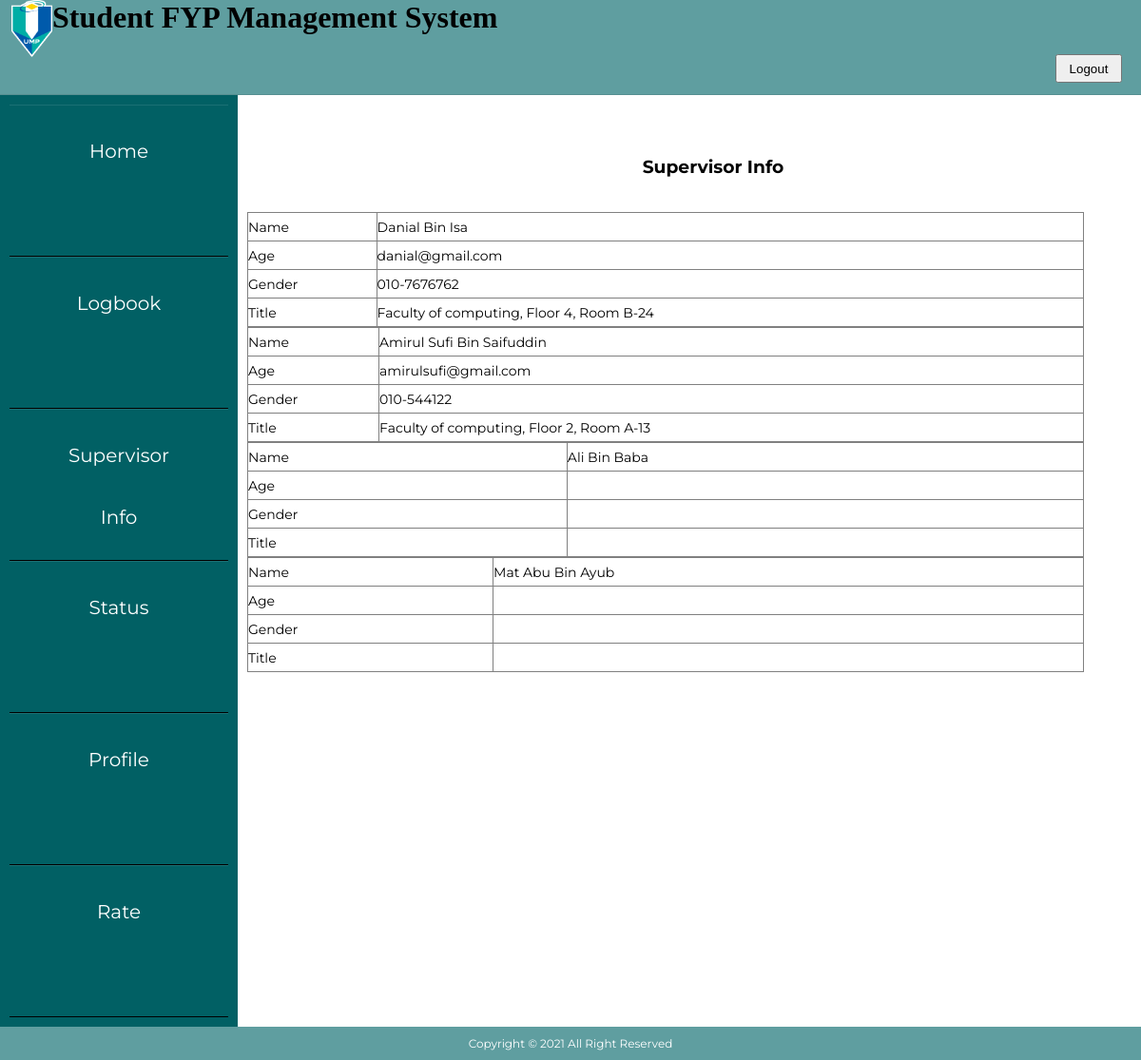
The app's page /studentsvinfo.php, older data.
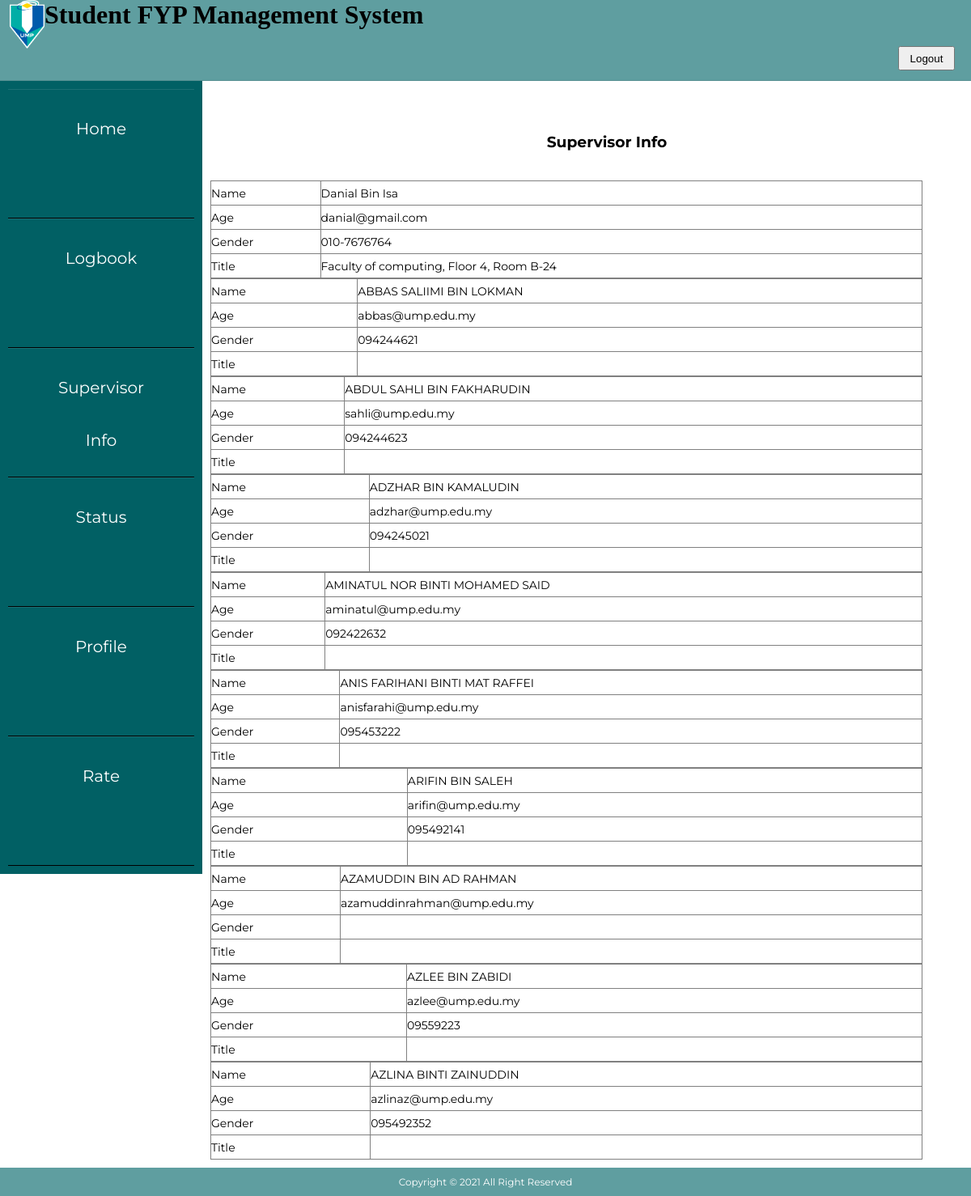
The same page, newer data.
### tables this page shows
CREATE TABLE `supervisor` (
  `supid` int(11) NOT NULL,
  `sup_id` varchar(10) NOT NULL,
  `supname` varchar(50) NOT NULL,
  `supemail` varchar(50) NOT NULL,
  `supphone` varchar(11) NOT NULL,
  `suproom` varchar(100) NOT NULL
);

### studentsvinfo.php (the view, shortened to what this page needs)
<?php
include_once './include/config.php';
session_start();?>
<!DOCTYPE html>
<html lang="en">
    <head>
        <link href="css/layout.css" type="text/css" rel="stylesheet" media="screen,projection">
        <link href="css/sidebar.css" type="text/css" rel="stylesheet" media="screen,projection">
    </head>
    <body>
    <div class="header">
        <div class ="inner_header">
            <div class="logo_container">
            <img src="umplogo.png" alt="imgheader">
            </div><div class="textheader"><h1>Student FYP Management System</h1><div><nav>
                <li><span><a href="logout.php"><button>Logout</button></a></span></li>
      </nav>
</div></div>
        </div>
</div>
<div class="row">
    <div class="column left">
    <ul>
    <li> <a href="studenthome2.php" class="button" name="home">Home</a></li>
        <li><a href="logbookfyp1page2.php" class="button"  name="studinfo">Logbook</a></li>
       <li><a href="studentsvinfo.php" class="button" name="profile">Supervisor Info</a></li>
        <li><a href="studentfyp1status.php" class="button" name="status">Status</a></li>
       <li><a href="profile.php" class="button"  name="profile">Profile</a></li>
       <li><a href="#" class="button"  name="report">Rate</a></li>
    </div>
    <div class="column right">
        <br>
    <div align="center"><h3>Supervisor Info</h3><br><br>
    <?php
$sql = "SELECT supname,supemail,supphone,suproom FROM supervisor";
$result = $conn->query($sql);
if ($result->num_rows > 0) {
  while($row = $result->fetch_assoc()) {
?><table border="1" align="center">
  <tr>
    <td>Name</td>
    <td><?php echo $row["supname"];?></td>
  </tr>
  <tr>
    <td>Age</td>
    <td><?php echo $row["supemail"];?></td>
  </tr>
  <tr>
    <td>Gender</td>
    <td><?php echo $row["supphone"];?></td>
  </tr>
    <tr>
    <td>Title</td>
    <td><?php echo $row["suproom"];?></td>
  </tr>
    </table>
<?php
  }
} else { ?>
    <p align ="center"><?php echo "No data in databases";?></p> <?php
}
?>
    </div>
</div>
<footer id="footer">
                        <span> Copyright &copy; 2021 All Right Reserved</span>
            </footer>
    </body>
</html>

### css/layout.css (style rules this page uses)
img { width: 55px;; height: 60px; padding-left: 12px; }
.header { width: 100vw; height: 100px; border-bottom: solid 1px rgba(16, 16, 16, 0.1); font-family: 'Poppins'; background-color: cadetblue; text-decoration: none; }
table { border-collapse: collapse; width: 100%; }
h3 { font-family: 'Montserrat'; }
html,body { height: 100%; }
td { height: 30px; }
#footer { text-align: center; padding: 10px; background-color: cadetblue; color: white; position: relative; width: 100%; font-family: 'Montserrat'; font-size: 12px; margin-top: -100px; clear:both; }
.logo_container { height: 100%; display: table; float: left; }
.header nav { float:right; height: 100%; }
.header nav li { height: 100%; display: table; float:left; margin-right: 30px; margin-top: 20px; font-family: 'Montserrat'; font-size: 15px; }
.header nav li:last-of-type { margin-right:20; }
.header nav a { color:white; }
table { font-family: 'Montserrat'; font-size: 14px; }
button { height:30px; width: 70px; margin-left:100px }

### css/sidebar.css (style rules this page uses)
* { box-sizing: border-box; padding:0; margin:0; }
.column { float: left; width: 50%; padding: 10px; height: 300px; }
.row:after { content: ""; display: table; clear: both; }
.left { width: 250px; height: auto; background: #016064; }
.left ul a { display: block; height:20%; width: 100%; line-height:65px; font-size: 20px; color: white; padding-left: 40px; border-top: 1px solid rgba(255,255,255,.1); border-bottom: 1px solid black; }
.right { width: 75%; height: auto; }
.button { background-color: #016064; text-align: center; cursor: pointer; outline: none; border: none; color: #fff; border-radius: 0px; text-decoration: none; font-size: small; font-family: 'Montserrat'; padding: 16px 40px; transition: .4s; }
h3 { padding-left: 100px; }
button { padding: center; }

Row changes from the older to the newer data that the page shows:
removed supervisor: supname "Amirul Sufi Bin Saifuddin", supemail "amirulsufi@gmail.com", supphone "010-544122", suproom "Faculty of computing, Floor 2, Room A-13"
removed supervisor: supname "Mat Abu Bin Ayub"
changed supervisor "Danial Bin Isa": supphone "010-7676762" → "010-7676764"
added supervisor: supname "ABBAS SALIIMI BIN LOKMAN", supemail "abbas@ump.edu.my", supphone "094244621"
changed supervisor: supname "Ali Bin Baba" → "ABDUL SAHLI BIN FAKHARUDIN"; supemail (not shown) → "sahli@ump.edu.my"; supphone (not shown) → "094244623"
added supervisor: supname "ADZHAR BIN KAMALUDIN", supemail "adzhar@ump.edu.my", supphone "094245021"
added supervisor: supname "AMINATUL NOR BINTI MOHAMED SAID", supemail "aminatul@ump.edu.my", supphone "092422632"
added supervisor: supname "ANIS FARIHANI BINTI MAT RAFFEI", supemail "anisfarahi@ump.edu.my", supphone "095453222"
added supervisor: supname "ARIFIN BIN SALEH", supemail "arifin@ump.edu.my", supphone "095492141"
added supervisor: supname "AZAMUDDIN BIN AD RAHMAN", supemail "azamuddinrahman@ump.edu.my"
added supervisor: supname "AZLEE BIN ZABIDI", supemail "azlee@ump.edu.my", supphone "09559223"
added supervisor: supname "AZLINA BINTI ZAINUDDIN", supemail "azlinaz@ump.edu.my", supphone "095492352"
